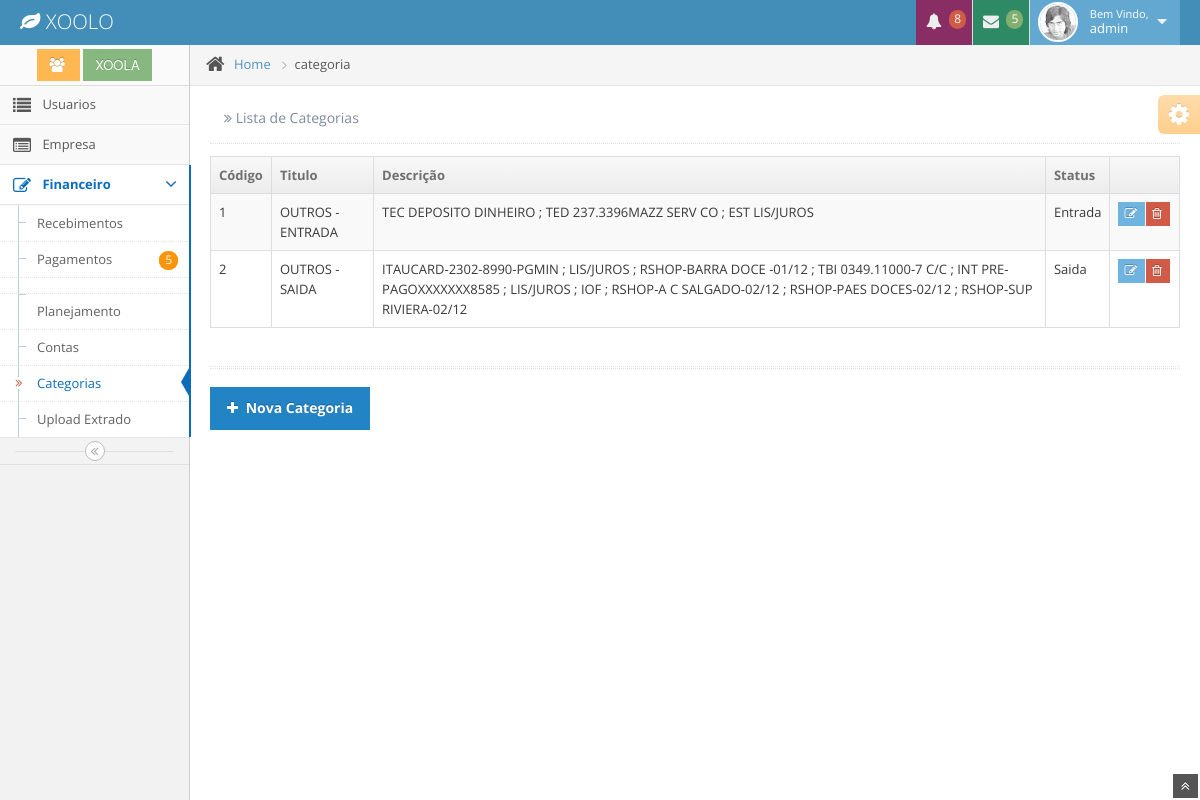
The app's page /categoria/ (signed in), older data.
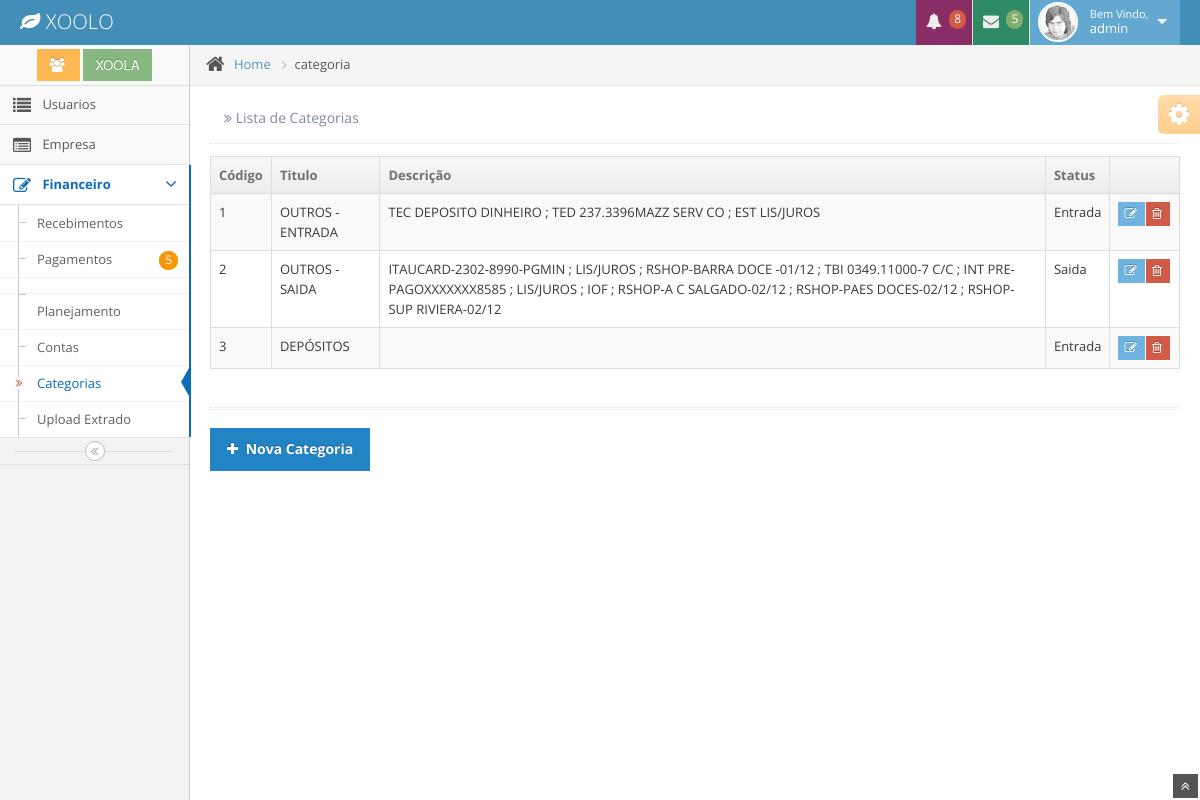
The same page, newer data.
### app/model/__init__.py (models this page shows, shortened)
class Usuario(db.Model,UserMixin):
      id            = db.Column(db.Integer, primary_key=True)
      nome          = db.Column(db.String(100), index=True)
      sobrenome     = db.Column(db.String(255), index=True)
      email         = db.Column(db.String(100), unique=True, index=True)
      password      = db.Column(db.String(100), index=True)
      login         = db.Column(db.String(100))
      empresa_id    = db.Column(db.Integer, db.ForeignKey('empresa.id'))
      date_created  = db.Column(db.DateTime)
      date_modified = db.Column(db.DateTime)

class Empresa(db.Model):
      id            = db.Column(db.Integer, primary_key=True)
      nome          = db.Column(db.String(100), index=True)
      nome_resp     = db.Column(db.String(100), index=True)
      email         = db.Column(db.String(100), index=True)
      telegram      = db.Column(db.String(100), index=True)
      Usuario       = db.relationship('Usuario', backref='empresa', lazy='dynamic')
      Movimentacao  = db.relationship('Movimentacao', backref='empresa', lazy='dynamic')
      Categoria     = db.relationship('Categoria', backref='empresa', lazy='dynamic')
      Conta         = db.relationship('Conta', backref='empresa', lazy='dynamic')
      date_created  = db.Column(db.DateTime)
      date_modified = db.Column(db.DateTime)

class Categoria(db.Model):
      id            = db.Column(db.Integer, primary_key=True)
      titulo        = db.Column(db.String(100), index=True)
      descricao     = db.Column(db.String(255), index=True)
      status        = db.Column(db.Integer)
      empresa_id    = db.Column(db.Integer, db.ForeignKey('empresa.id'))
      Movimentacao  = db.relationship('Movimentacao', backref='categoria', lazy='dynamic')
      Planejamento  = db.relationship('Planejamento', backref='categoria', lazy='dynamic')
      date_created  = db.Column(db.DateTime)
      date_modified = db.Column(db.DateTime)

### app/controllers/categoria/controllers.py (the view)
@categoria.route('/index')
@categoria.route('/')
@login_required
def index():
    session['tela'] = "categoria"
    todos = Categoria.query.filter(Categoria.empresa_id == session['empresa'] ).all()
    return render_template('categoria/index.html',title='Lista de Categorias',todos=todos)

### app/__init__.py (called while the page is built)
@app.context_processor
def utility_processor():
    def formatar_dinheiro(value):
        if type(value) == str:
           value = int(value)
        valor = format_decimal(value, format='#.##,##;(#)')
        return "R$ {}".format(valor)
    return dict(formatar_dinheiro=formatar_dinheiro)

### app/controllers/auth/controllers.py (called while the page is built)
@login_manager.user_loader
def user_loader(user_id):
    return Usuario.query.get(user_id)

### app/controllers/categoria/controllers.py (called while the page is built)
@categoria.context_processor
def dados():
    empresa = Empresa.query.get(session['empresa'])
    usuario = Usuario.query.get(current_user.id)
    return dict(empresa=empresa.nome, usuario = usuario.nome)

### app/templates/categoria/index.html (shortened to what this page needs)
{% extends "layout/base.html" %}
{% block content %}
          <div class="row-fluid">
            <div class="span12">
              <div class="row-fluid">
                <div class="span12">
                  <table id="sample-table-1" class="table table-striped table-bordered table-hover">
                     <thead>
                        <tr>
                          <th> Código </th>
                          <th> Titulo </th>
                          <th> Descrição </th>
                          <th> Status </th>
                          <th> </th>
                       </tr>
                      </thead>
                      <tbody>
                        {% for categoria in todos %}
                          <tr>
                             <td> {{categoria.id}}</td>
                             <td> {{categoria.titulo}} </td>
                             <td> {{categoria.descricao}}</td>
                             {% if categoria.status == 0 %}
                             <td> Entrada </td>
                             {% else %}
                             <td> Saida </td>
                             {% endif %}
                             <td>
                                <div class="hidden-phone visible-desktop btn-group">
                                     <a class="btn btn-mini btn-info" href="{{url_for('categoria.edit', cat_id=categoria.id)}}">
                                         <i class="icon-edit bigger-120">   </i>
                                     </a>
                                     <a class="btn btn-mini btn-danger" href="{{url_for('categoria.delete', cat_id=categoria.id)}}">
                                        <i class="icon-trash bigger-120"></i>
                                     </a>
                                </div>
                             </td>
                          </tr>
                        {% endfor %}
                      </tbody>
             </table>
                </div>
              </div>
              <div class="hr hr-18 dotted hr-double"></div>
                           <div class="left">
                      <a href="{{url_for('categoria.new')}}" class="btn btn-primary">
                        <i class="icon-plus"></i>
                        <strong>Nova Categoria</strong>
                      </a>
                    </div>
            </div>
          </div>
        </div>
        <div class="ace-settings-container" id="ace-settings-container">
          <div class="btn btn-app btn-mini btn-warning ace-settings-btn" id="ace-settings-btn">
            <i class="icon-cog bigger-150"></i>
          </div>
        </div>
      </div>
    </div>
    <a href="#" id="btn-scroll-up" class="btn-scroll-up btn btn-small btn-inverse">
      <i class="icon-double-angle-up icon-only bigger-110"></i>
    </a>
{% endblock %}

### app/templates/layout/base.html (shortened to what this page needs)
<!DOCTYPE html>
<html lang="en">
   <head>
        <link rel="stylesheet" media="screen" href="{{ url_for('static', filename='css/bootstrap.min.css') }}">
        <link rel="stylesheet" media="screen" href="{{ url_for('static', filename='css/bootstrap-responsive.min.css') }}">
        <link rel="stylesheet" media="screen" href="{{ url_for('static', filename='css/xoola.css') }}">
        <link rel="stylesheet" media="screen" href="{{ url_for('static', filename='css/font-awesome.min.css') }}">
        <link rel="stylesheet" media="screen" href="{{ url_for('static', filename='css/pagina.css') }}">
        <link rel="stylesheet"                href="{{ url_for('static', filename='css/daterangepicker.css' )}}" />
		<link rel="stylesheet" href="../static/css/jquery-ui-1.10.3.custom.min.css" />
		<link rel="stylesheet" href="../static/css/chosen.css" />
		<link rel="stylesheet" href="../static/css/datepicker.css" />
		<link rel="stylesheet" href="../static/css/bootstrap-timepicker.css" />
		<link rel="stylesheet" href="../static/css/daterangepicker.css" />
		<link rel="stylesheet" href="../static/css/colorpicker.css" />
		<link rel="stylesheet" href="../static/css/ace.min.css" />
		<link rel="stylesheet" href="../static/css/ace-responsive.min.css" />
		<link rel="stylesheet" href="../static/css/ace-skins.min.css" />
        <link rel="stylesheet" media="screen" href="{{ url_for('static', filename='css/ace.min.css') }}">
        <link rel="stylesheet" media="screen" href="{{ url_for('static', filename='css/ace-responsive.min.css') }}">
        <link rel="stylesheet" media="screen" href="{{ url_for('static', filename='css/ace-skins.min.css') }}">
  </head>
  <body>
		<div class="navbar">
			<div class="navbar-inner">
				<div class="container-fluid">
					<a href="#" class="brand">
						<small>
							<i class="icon-leaf"></i>
							XOOLO
						</small>
					</a>
					<ul class="nav ace-nav pull-right">
						<li class="purple">
							<a data-toggle="dropdown" class="dropdown-toggle" href="#">
								<i class="icon-bell-alt icon-animated-bell"></i>
								<span class="badge badge-important">8</span>
							</a>
						</li>
						<li class="green">
							<a data-toggle="dropdown" class="dropdown-toggle" href="#">
								<i class="icon-envelope icon-animated-vertical"></i>
								<span class="badge badge-success">5</span>
							</a>
						</li>
						<li class="light-blue">
							<a data-toggle="dropdown" href="#" class="dropdown-toggle">
								<img class="nav-user-photo" src="{{url_for('static', filename='avatars/user.jpg')}}" alt="Jason's Photo" />
								<span class="user-info">
									<small>Bem Vindo,</small>
									{{usuario}}
								</span>
								<i class="icon-caret-down"></i>
							</a>
						</li>
					</ul>
				</div>
			</div>
		</div>
		<div class="main-container container-fluid">
			<div class="sidebar" id="sidebar">
				<div class="sidebar-shortcuts" id="sidebar-shortcuts">
					<div class="sidebar-shortcuts-large" id="sidebar-shortcuts-large">
						<button class="btn btn-small btn-warning">
							<i class="icon-group"></i>
						</button>
						<button class="btn btn-small btn-success ">
							{{empresa }}
						</button>
					</div>
				</div>
				<ul class="nav nav-list">
		      {% if current_user.id == 1 %}
					{% if session['tela'] == "usuario" %}
					<li class='active'>
               {% else %}
               <li>
               {% endif %}
						<a href="{{url_for('usuario.index')}}">
							<i class="icon-list"></i>
							<span class="menu-text"> Usuarios </span>
						</a>
					</li>
              {% if session['tela'] == "empresa" %}
					<li class='active'>
               {% else %}
               <li>
               {% endif %}
						<a href="{{url_for('empresa.index')}}">
							<i class="icon-list-alt"></i>
							<span class="menu-text"> Empresa </span>
						</a>
					</li>
             {% endif %}
                    {% if   session['tela'] == 'conta'         or
                            session['tela'] == 'entrada'       or
                            session['tela'] == 'saida'         or
                            session['tela'] == 'relatorio'     or
                            session['tela'] == 'categoria'     or
                            session['tela'] == 'pesquisa'
                    %}
					<li class="active open">
					{% else %}
					<li>
					{% endif %}
						<a href="#" class="dropdown-toggle">
							<i class="icon-edit"></i>
							<span class="menu-text"> Financeiro </span>
							<b class="arrow icon-angle-down"></b>
						</a>
                        <ul class="submenu">
						{% if session['tela'] == 'entrada' %}
						<li class='active'>
						{% else %}
						<li>
						{% endif %}
							<a href="{{url_for('movimentacao.index', mov_id=0)}}">
								Recebimentos
							</a>
						</li>
						{% if session['tela'] == 'saida' %}
						<li class='active'>
						{% else %}
						<li>
						{% endif %}
							<a href="{{url_for('movimentacao.index',mov_id=1)}}">
 									<span class="menu-text">
								Pagamentos
								      <span class="badge badge-warning">4</span>
								      <span class="badge badge-warning">5</span>
							</span>
						</li>
						{% if session['tela'] == 'planejamento' %}
						<li class='active'>
						{% else %}
						<li>
						{% endif %}
								<a href="{{url_for('planejamento.index')}}">
									Planejamento
								</a>
							</li>
						{% if session['tela'] == 'conta' %}
						<li class='active'>
						{% else %}
						<li>
						{% endif %}
						<a href="{{url_for('conta.index')}}">
							Contas
						</a>
						</li>
						{% if session['tela'] == 'categoria' %}
						<li class='active'>
						{% else %}
						<li>
						{% endif %}
						<a href="{{url_for('categoria.index')}}">
							<i class="icon-double-angle-right"></i>
							Categorias
						</a>
						</li>
						{% if session['tela'] == 'upload' %}
						<li class='active'>
						{% else %}
						<li>
						{% endif %}
						<a href="{{url_for('upload.index')}}">
									Upload Extrado
								</a>
							</li>
						</ul>
					</li>
				</ul>
				<div class="sidebar-collapse" id="sidebar-collapse">
					<i class="icon-double-angle-left"></i>
				</div>
			</div>
			<div class="main-content">
				<div class="breadcrumbs" id="breadcrumbs">
					<ul class="breadcrumb">
						<li>
							<i class="icon-home home-icon"></i>
							<a href="#">Home</a>
							<span class="divider">
								<i class="icon-angle-right arrow-icon"></i>
							</span>
						</li>
						<li class="active">{{session['tela']}}</li>
					</ul>
				</div>
				<div class="page-content">
					<div class="page-header position-relative">
						<h1>
							<small>
								<i class="icon-double-angle-right"></i>
								{{ title }}
							</small>
						</h1>
					</div>
    {% block content %}
    {% endblock %}
	</body>
</html>

Row changes from the older to the newer data that the page shows:
added Categoria: id "3", titulo "DEPÓSITOS", status "Entrada"
